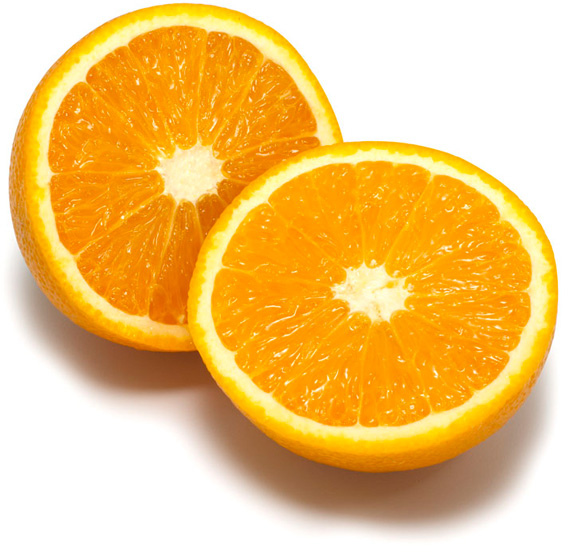
%> input picture Lab3/MATLAB/Images/orange.jpg, 572 x 551 px
$ octave kmeans_example.m   (GNU Octave 9; MATLAB toolbox functions it lacks are replaced by stand-ins)
%> lines starting %> are read from the running program, lines starting %| are printed output that depends on the picture
### Lab3/Upload/kmeans_segm.m
function [segmentation, centers] = kmeans_segm(image, K, L, seed)
%% Get image information
Height = size(image, 1);
Width = size(image, 2);
Image_double = double(image);
Image_vector = reshape(Image_double, Height*Width, 3);

%% Randomly initialize the K cluster centers
rng(seed);
centers = randi([0 255], 3, K)';
% centers = rand(3, K)';
% K = 3; centers = [255 255 255; 255 127 0; 127 127 127];

%% Compute all distances between pixels and cluster centers
Distances = pdist2(Image_vector, centers);

%% Iterate L times
for i = 1 : L
    %% Assign each pixel to the cluster center for which the distance is minimum
    [~, segm_vector] = min(Distances, [], 2);

    %% Recompute each cluster center by taking the mean of all pixels assigned to it
    for j = 1 : K
        Pixel_index = find(segm_vector == j);
        centers(j,:) = mean(Image_vector(Pixel_index, :));
    end

    %% Recompute all distances between pixels and cluster centers
    Distances = pdist2(Image_vector, centers);
end

% [17 lines of commented-out code are left out]

%% Output
segmentation = reshape(segm_vector, Height, Width);
% centers = ceil(centers);
end

### Lab3/MATLAB/Functions/kmeans_example.m
K = 8;               % number of clusters used
L = 10;              % number of iterations
seed = 14;           % seed used for random initialization
scale_factor = 1.0;  % image downscale factor
image_sigma = 1.0;   % image preblurring scale

I = imread('orange.jpg');
%> I is the input picture: size 551x572x3 uint8; mean R, G, B 242.2, 197.1, 118.9
I = imresize(I, scale_factor);
Iback = I;
d = 2*ceil(image_sigma*2) + 1;
h = fspecial('gaussian', [d d], image_sigma);
I = imfilter(I, h);
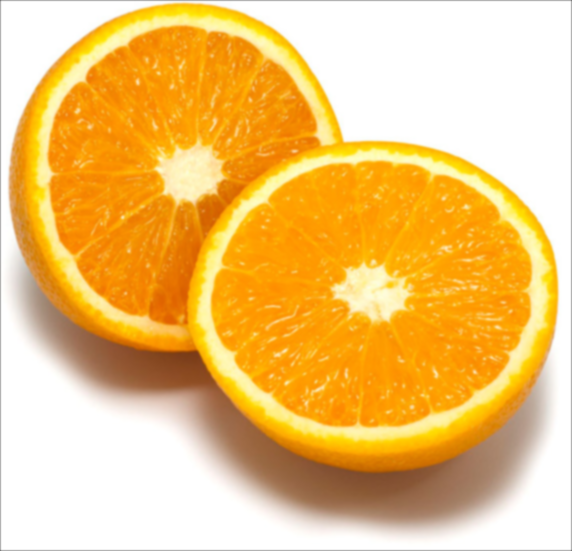
%> I: size 551x572x3 uint8; mean R, G, B 241.6, 196.4, 118.3

tic
[ segm, centers ] = kmeans_segm(I, K, L, seed);
%> after the loop in kmeans_segm, `for i = 1 : L`: centers = [NaN NaN NaN; 248.5 160.8 8.97; 238.3 218.9 154.1; 253.6 252.9 251.8; NaN NaN NaN; NaN NaN NaN; 158 110.5 77.29; NaN NaN NaN]
%> in kmeans_segm, `segmentation = reshape(segm_vector, Height, Width);`:
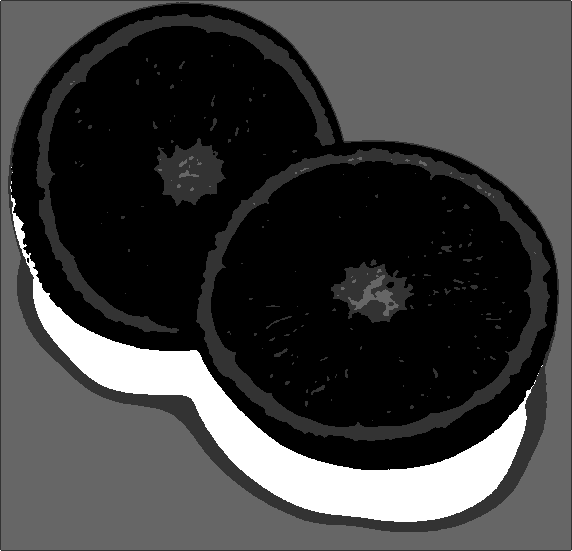
%> segmentation: size 551x572 double; min 2, max 7, mean 3.24; drawn with min black and max white
toc
%> (the run ends here)
